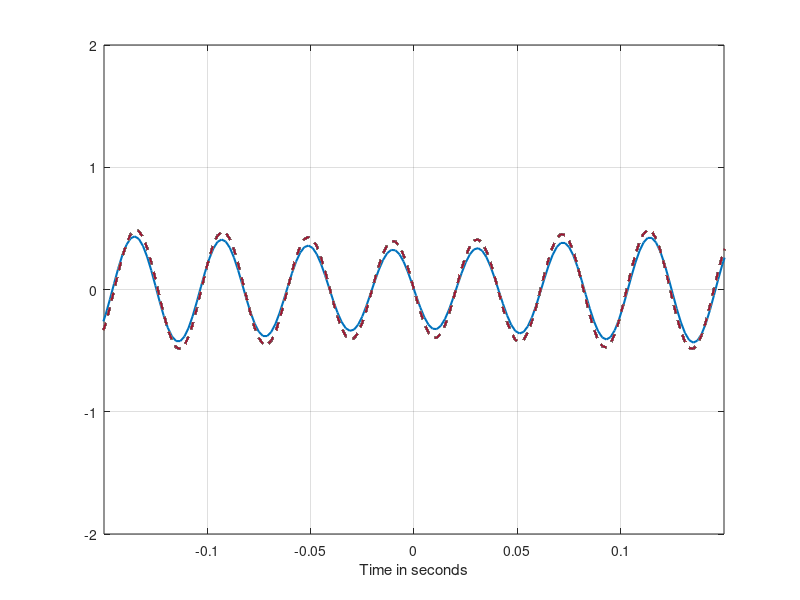
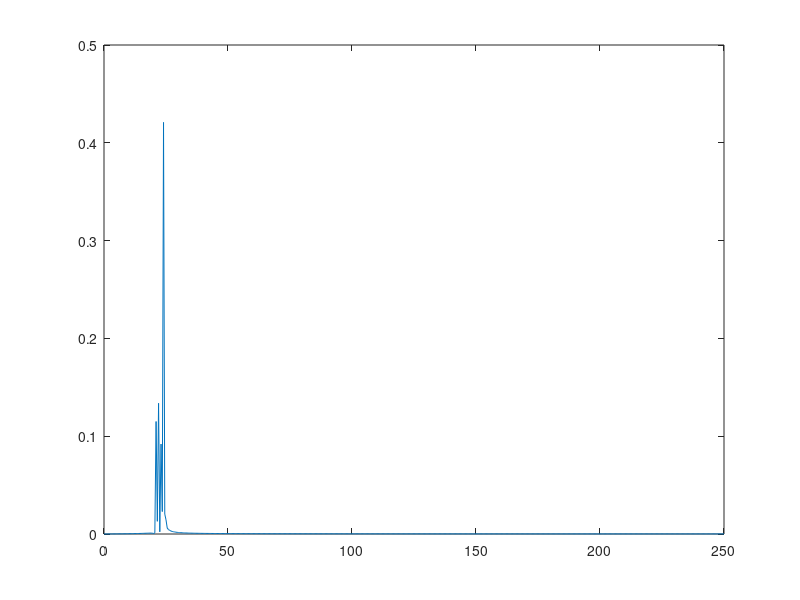
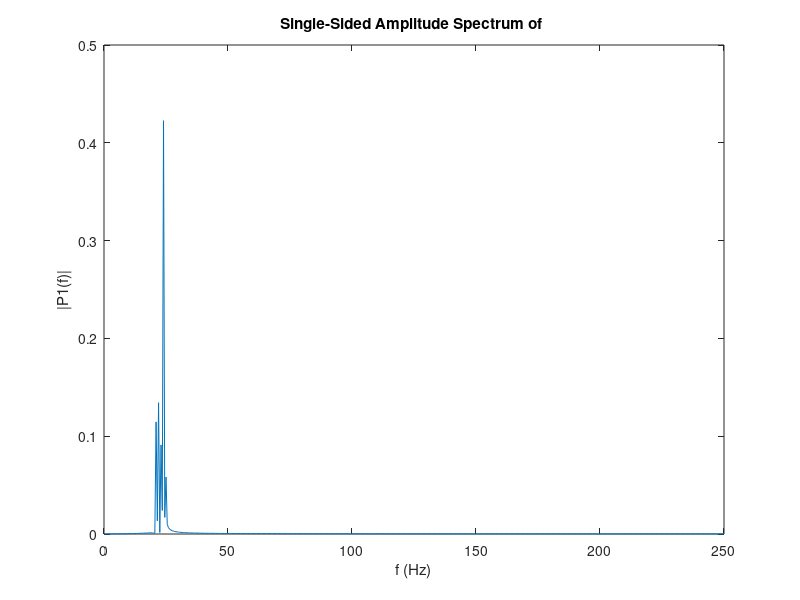

Write MATLAB code to recreate these figures, in order.

fs=25;
N=200;
Ts = 1/fs;
tn = Ts*(-N:1:N);
tdash=tn';

randn('state',7)
a=0.25*randn(10,1);
s=zeros(2*N+1,1);
for i=1:5
    s1=a(i)*sin(2*pi*(20+i)*tdash);
    s=s+s1;
end

ss=zeros(1000,1);
t = -1:2/999:1;
xh = 0;
for i=1:5
    s1=a(i)*sin(2*pi*(20+i)*t);
    ss=ss+s1;
end


M=2;
for i = 1:(2*N+1),
    n = i - N - 1;
    tw1 = M*(t - n*Ts)/Ts;
    tw2 = (M-1)*(t - n*Ts)/Ts;
    xh = xh + s(i)*(M*sinc(tw1(:)) -  (M-1)*sinc( tw2(:) ));
end

plot(t,xh,'-','linewidth',1.5)
hold on;
plot(t,ss','--','linewidth',1.5)
axis([-0.15 0.15 -2 2])
% title('(a) Comparing x-hat(t)(solid line) with x(t)(dashed line): fs = 1 Hz, 25 samples')
xlabel('Time in seconds')
grid


Y = fft(xh);
L=1000;
P2 = abs(Y/L);
P1 = P2(1:L/2+1);
figure
Fs=500;
f = Fs*(0:(L/2))/L;
P1(2:end-1) = 2*P1(2:end-1);
plot(f,P1) 
hold on;

Y1=fft(ss(1,:));
P2 = abs(Y1/L);
P1 = P2(1:L/2+1);
figure
Fs=500;
f = Fs*(0:(L/2))/L;
P1(2:end-1) = 2*P1(2:end-1);
plot(f,P1) 
title('Single-Sided Amplitude Spectrum of ')
xlabel('f (Hz)')
ylabel('|P1(f)|')












